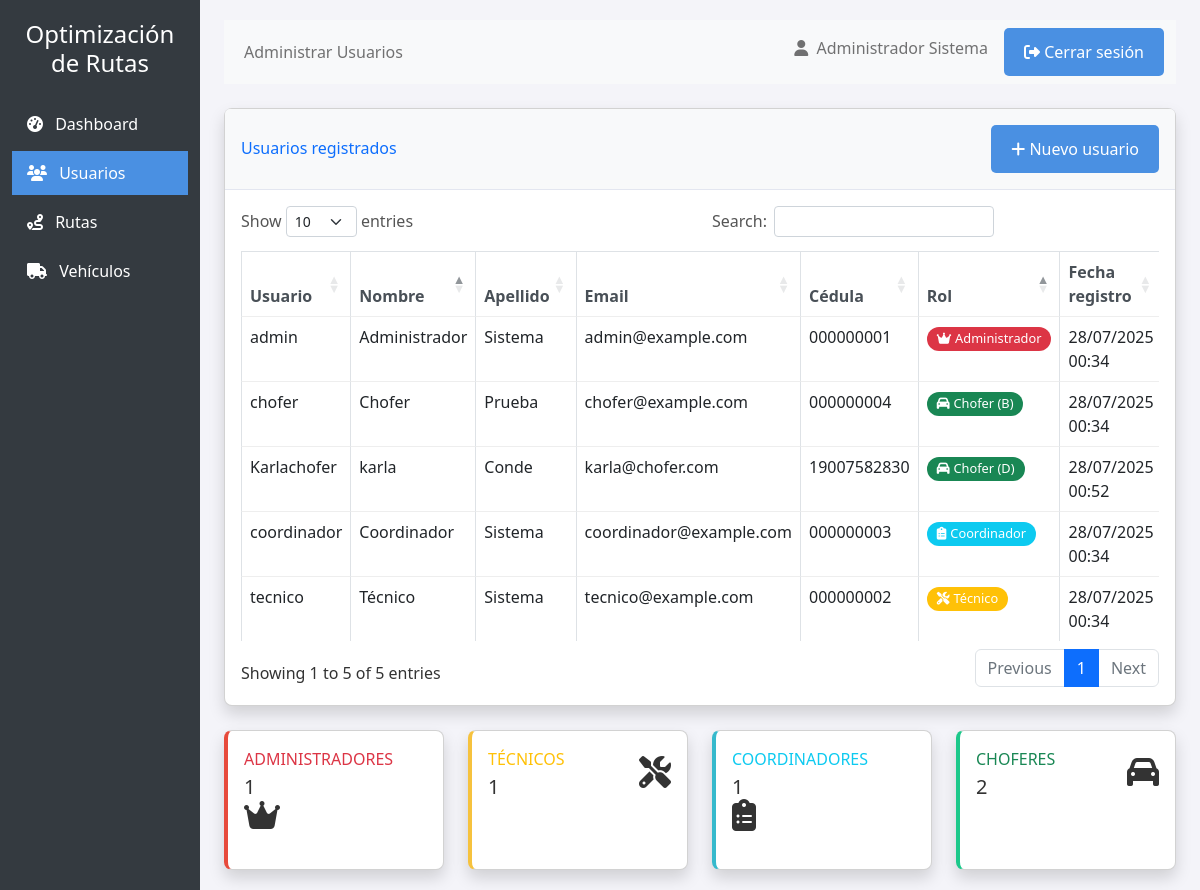
The app's page /admin/users (signed in) with its own data.
### app.py (models this page shows, shortened)
class User(db.Model, UserMixin):
    id = db.Column(db.Integer, primary_key=True)
    username = db.Column(db.String(100), unique=True, nullable=False)
    email = db.Column(db.String(120), unique=True, nullable=False)
    password_hash = db.Column(db.String(200), nullable=False)
    first_name = db.Column(db.String(100), nullable=False)
    last_name = db.Column(db.String(100), nullable=False)
    cedula = db.Column(db.String(20), unique=True, nullable=False)
    role = db.Column(db.String(20), default='driver')  # admin, driver, technician, coordinator
    active = db.Column(db.Boolean, default=True)
    created_at = db.Column(db.DateTime, default=datetime.utcnow)
    driver_info = db.relationship('DriverInfo', backref='user', uselist=False, cascade="all, delete-orphan")
    routes_created = db.relationship('Route', backref='creator', lazy=True, foreign_keys='Route.creator_id')
    routes_driven = db.relationship('RouteCompletion', backref='driver', lazy=True)

class DriverInfo(db.Model):
    id = db.Column(db.Integer, primary_key=True)
    user_id = db.Column(db.Integer, db.ForeignKey('user.id'), nullable=False)
    license_type = db.Column(db.String(20), nullable=False)
    active = db.Column(db.Boolean, default=True)
    vehicles = db.relationship('VehicleAssignment', backref='driver', lazy=True)

### app.py (the view)
    @app.route('/admin/users')
    @admin_required
    def manage_users():
        users = User.query.filter_by(active=True).order_by(User.role, User.last_name).all()
        return render_template('admin/users.html', users=users)

### app.py (called while the page is built)
def role_required(*roles):
    def decorator(f):
        @wraps(f)
        def decorated_function(*args, **kwargs):
            if not current_user.is_authenticated:
                flash('Debes iniciar sesión para acceder a esta página.', 'danger')
                return redirect(url_for('login'))
            if current_user.role not in roles:
                flash('No tienes permisos para acceder a esta página.', 'danger')
                return redirect(url_for('dashboard'))
            return f(*args, **kwargs)
        return decorated_function
    return decorator

### templates/admin/users.html (shortened to what this page needs)
{% extends "base.html" %}
{% block page_title %}Administrar Usuarios{% endblock %}
{% block sidebar_items %}
<li class="nav-item">
    <a href="{{ url_for('admin_dashboard') }}" class="nav-link">
        <i class="fas fa-tachometer-alt me-2"></i> Dashboard
    </a>
</li>
<li class="nav-item">
    <a href="{{ url_for('manage_users') }}" class="nav-link active">
        <i class="fas fa-users me-2"></i> Usuarios
    </a>
</li>
<li class="nav-item">
    <a href="{{ url_for('manage_routes') }}" class="nav-link">
        <i class="fas fa-route me-2"></i> Rutas
    </a>
</li>
<li class="nav-item">
    <a href="{{ url_for('manage_vehicles') }}" class="nav-link">
        <i class="fas fa-truck me-2"></i> Vehículos
    </a>
</li>
{% endblock %}
{% block content %}
<div class="card shadow mb-4">
    <div class="card-header py-3 d-flex flex-row align-items-center justify-content-between">
        <h6 class="m-0 font-weight-bold text-primary">Usuarios registrados</h6>
        <a href="{{ url_for('create_user') }}" class="btn btn-primary">
            <i class="fas fa-plus"></i> Nuevo usuario
        </a>
    </div>
    <div class="card-body">
        {% if users %}
        <div class="table-responsive">
            <table class="table table-bordered" id="usersTable">
                <thead>
                    <tr>
                        <th>Usuario</th>
                        <th>Nombre</th>
                        <th>Apellido</th>
                        <th>Email</th>
                        <th>Cédula</th>
                        <th>Rol</th>
                        <th>Fecha registro</th>
                    </tr>
                </thead>
                <tbody>
                    {% for user in users %}
                    <tr class="{% if not user.active %}table-secondary{% endif %}">
                        <td>{{ user.username }}</td>
                        <td>{{ user.first_name }}</td>
                        <td>{{ user.last_name }}</td>
                        <td>{{ user.email }}</td>
                        <td>{{ user.cedula }}</td>
                        <td>
                            {% if user.role == 'admin' %}
                                <span class="badge bg-danger">
                                    <i class="fas fa-crown me-1"></i>Administrador
                                </span>
                            {% elif user.role == 'technician' %}
                                <span class="badge bg-warning">
                                    <i class="fas fa-tools me-1"></i>Técnico
                                </span>
                            {% elif user.role == 'coordinator' %}
                                <span class="badge bg-info">
                                    <i class="fas fa-clipboard-list me-1"></i>Coordinador
                                </span>
                            {% elif user.role == 'driver' %}
                                <span class="badge bg-success">
                                    <i class="fas fa-car me-1"></i>Chofer
                                    {% if user.driver_info and user.driver_info.license_type %}
                                        ({{ user.driver_info.license_type }})
                                    {% endif %}
                                </span>
                            {% else %}
                                <span class="badge bg-secondary">{{ user.role|title }}</span>
                            {% endif %}
                        </td>
                        <td>{{ user.created_at|datetime_format }}</td>
                    </tr>
                    {% endfor %}
                </tbody>
            </table>
        </div>
        {% endif %}
    </div>
</div>
<div class="row">
    <div class="col-md-3">
        <div class="card border-left-danger shadow h-100">
            <div class="card-body">
                <div class="row no-gutters align-items-center">
                    <div class="col mr-2">
                        <div class="text-xs font-weight-bold text-danger text-uppercase mb-1">
                            Administradores</div>
                        <div class="h5 mb-0 font-weight-bold text-gray-800">
                            {{ users|selectattr("role", "equalto", "admin")|list|length }}
                        </div>
                    </div>
                    <div class="col-auto">
                        <i class="fas fa-crown fa-2x text-gray-300"></i>
                    </div>
                </div>
            </div>
        </div>
    </div>
    <div class="col-md-3">
        <div class="card border-left-warning shadow h-100">
            <div class="card-body">
                <div class="row no-gutters align-items-center">
                    <div class="col mr-2">
                        <div class="text-xs font-weight-bold text-warning text-uppercase mb-1">
                            Técnicos</div>
                        <div class="h5 mb-0 font-weight-bold text-gray-800">
                            {{ users|selectattr("role", "equalto", "technician")|list|length }}
                        </div>
                    </div>
                    <div class="col-auto">
                        <i class="fas fa-tools fa-2x text-gray-300"></i>
                    </div>
                </div>
            </div>
        </div>
    </div>
    <div class="col-md-3">
        <div class="card border-left-info shadow h-100">
            <div class="card-body">
                <div class="row no-gutters align-items-center">
                    <div class="col mr-2">
                        <div class="text-xs font-weight-bold text-info text-uppercase mb-1">
                            Coordinadores</div>
                        <div class="h5 mb-0 font-weight-bold text-gray-800">
                            {{ users|selectattr("role", "equalto", "coordinator")|list|length }}
                        </div>
                    </div>
                    <div class="col-auto">
                        <i class="fas fa-clipboard-list fa-2x text-gray-300"></i>
                    </div>
                </div>
            </div>
        </div>
    </div>
    <div class="col-md-3">
        <div class="card border-left-success shadow h-100">
            <div class="card-body">
                <div class="row no-gutters align-items-center">
                    <div class="col mr-2">
                        <div class="text-xs font-weight-bold text-success text-uppercase mb-1">
                            Choferes</div>
                        <div class="h5 mb-0 font-weight-bold text-gray-800">
                            {{ users|selectattr("role", "equalto", "driver")|list|length }}
                        </div>
                    </div>
                    <div class="col-auto">
                        <i class="fas fa-car fa-2x text-gray-300"></i>
                    </div>
                </div>
            </div>
        </div>
    </div>
</div>
{% endblock %}
{% block extra_css %}
<link rel="stylesheet" href="https://cdn.datatables.net/1.11.5/css/dataTables.bootstrap5.min.css">
{% endblock %}

### templates/base.html (shortened to what this page needs)
<!DOCTYPE html>
<html lang="es">
<head>
    <link rel="stylesheet" href="https://cdn.jsdelivr.net/npm/bootstrap@5.2.3/dist/css/bootstrap.min.css">
    <link rel="stylesheet" href="https://cdnjs.cloudflare.com/ajax/libs/font-awesome/6.2.1/css/all.min.css">
    <link rel="stylesheet" href="/static/styles.css">
    {% block extra_css %}{% endblock %}
</head>
<body>
    <div class="container-fluid">
        <div class="row">
            <div class="col-md-2 d-md-block sidebar collapse">
                <div class="position-sticky">
                    <div class="text-center mb-4">
                        <h4>Optimización<br>de Rutas</h4>
                    </div>
                    <ul class="nav flex-column">
                        {% block sidebar_items %}
                        {% endblock %}
                    </ul>
                </div>
            </div>
            <div class="col-md-10 ms-sm-auto px-md-4 content">
                <nav class="navbar navbar-expand-lg navbar-light bg-light mb-4">
                    <div class="container-fluid">
                        <div class="collapse navbar-collapse">
                            <ul class="navbar-nav me-auto mb-2 mb-lg-0">
                                <li class="nav-item">
                                    <span class="nav-link">
                                        {% block page_title %}Dashboard{% endblock %}
                                    </span>
                                </li>
                            </ul>
                            <div class="d-flex">
                                <span class="navbar-text me-3">
                                    <i class="fas fa-user me-1"></i> {{ current_user.first_name }} {{ current_user.last_name }}
                                </span>
                                <a href="{{ url_for('logout') }}" class="btn btn-outline-danger btn-sm">
                                    <i class="fas fa-sign-out-alt"></i> Cerrar sesión
                                </a>
                            </div>
                        </div>
                    </div>
                </nav>
                {% block content %}{% endblock %}
            </div>
        </div>
    </div>
</body>
</html>

### static/styles.css (style rules this page uses)
* { box-sizing: border-box; margin: 0; padding: 0; }
body { font-family: 'Segoe UI', Arial, sans-serif; background-color: #f4f4f9; margin: 0; padding: 0; color: #333; min-height: 100vh; display: flex; flex-direction: column; }
button, .btn { background-color: #4a90e2; color: white; border: none; padding: 12px 20px; border-radius: 5px; cursor: pointer; font-size: 16px; font-weight: 500; transition: background-color 0.3s; text-decoration: none; display: inline-block; }
.btn-primary { background-color: #4a90e2; }
table { width: 100%; border-collapse: collapse; }
th, td { padding: 12px 15px; text-align: left; border-bottom: 1px solid #eee; }
th { background-color: #f8f9fa; font-weight: 600; color: #495057; }
tr:last-child td { border-bottom: none; }
.badge { display: inline-block; padding: 5px 10px; border-radius: 15px; font-size: 0.8rem; font-weight: 500; }

### templates/admin/users.html (style rules this page uses)
.border-left-danger { border-left: 0.25rem solid #e74a3b !important; }
.border-left-warning { border-left: 0.25rem solid #f6c23e !important; }
.border-left-info { border-left: 0.25rem solid #36b9cc !important; }
.border-left-success { border-left: 0.25rem solid #1cc88a !important; }

### templates/base.html (style rules this page uses)
.sidebar { min-height: 100vh; background-color: #343a40; color: #fff; padding-top: 20px; }
.sidebar a { color: #fff; text-decoration: none; padding: 10px 15px; display: block; }
.sidebar a.active { background-color: #4a90e2; }
.sidebar .nav-item { margin-bottom: 5px; }
.content { padding: 20px; }
.card { margin-bottom: 20px; border-radius: 8px; box-shadow: 0 2px 4px rgba(0,0,0,0.1); }
.card-header { background-color: #f8f9fa; border-bottom: 1px solid #e3e6f0; font-weight: bold; }
.btn-primary { background-color: #4a90e2; border-color: #4a90e2; }

### records on screen
User: first_name "Administrador", last_name "Sistema", username "admin", email "admin@example.com", cedula "000000001", role "admin" (drawn), created_at "28/07/2025 00:34"
User: username "coordinador", first_name "Coordinador", last_name "Sistema", email "coordinador@example.com", cedula "000000003", role "coordinator" (drawn), created_at "28/07/2025 00:34"
User: username "Karlachofer", first_name "karla", last_name "Conde", email "karla@chofer.com", cedula "19007582830", driver_info.license_type "D", created_at "28/07/2025 00:52"
User: username "chofer", first_name "Chofer", last_name "Prueba", email "chofer@example.com", cedula "000000004", driver_info.license_type "B", created_at "28/07/2025 00:34"
User: username "tecnico", first_name "Técnico", last_name "Sistema", email "tecnico@example.com", cedula "000000002", role "technician" (drawn), created_at "28/07/2025 00:34"

### other values on screen
{{ users|selectattr("role", "equalto", "admin")|list|length }} "1"
{{ users|selectattr("role", "equalto", "technician")|list|length }} "1"
{{ users|selectattr("role", "equalto", "coordinator")|list|length }} "1"
{{ users|selectattr("role", "equalto", "driver")|list|length }} "2"
